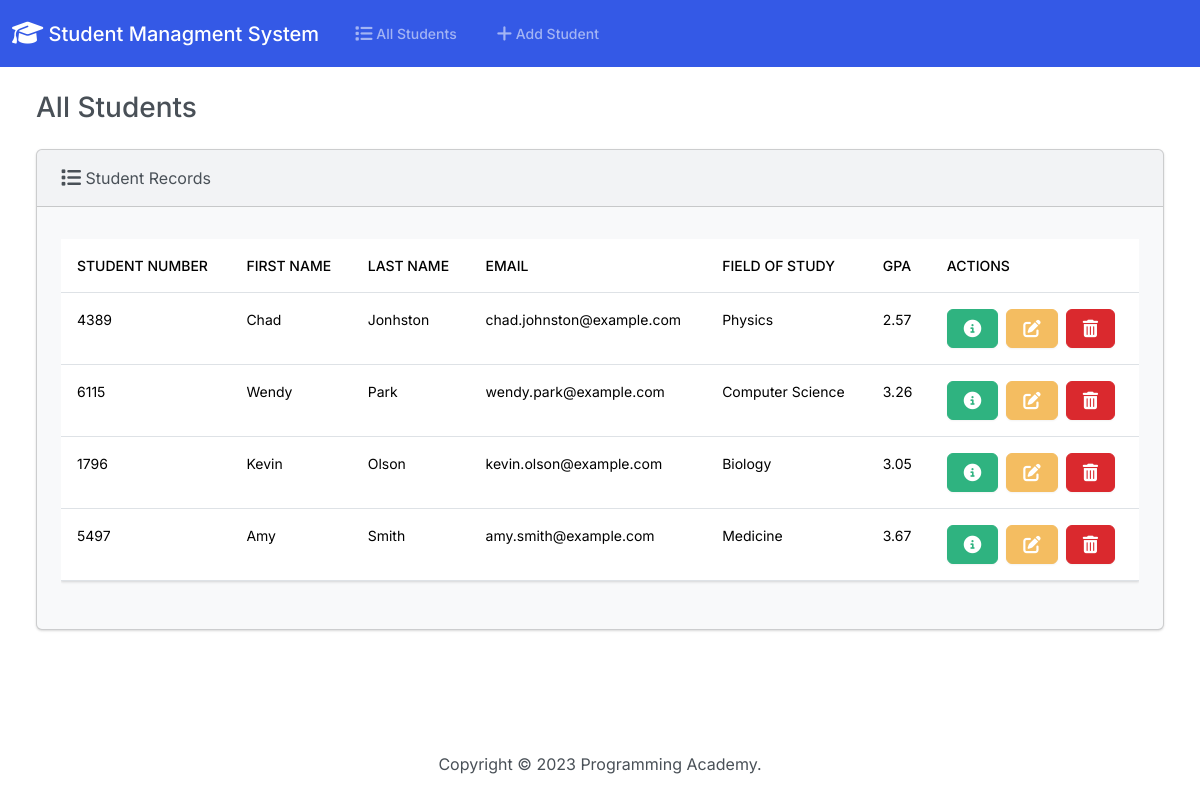
The app's page /, older data.
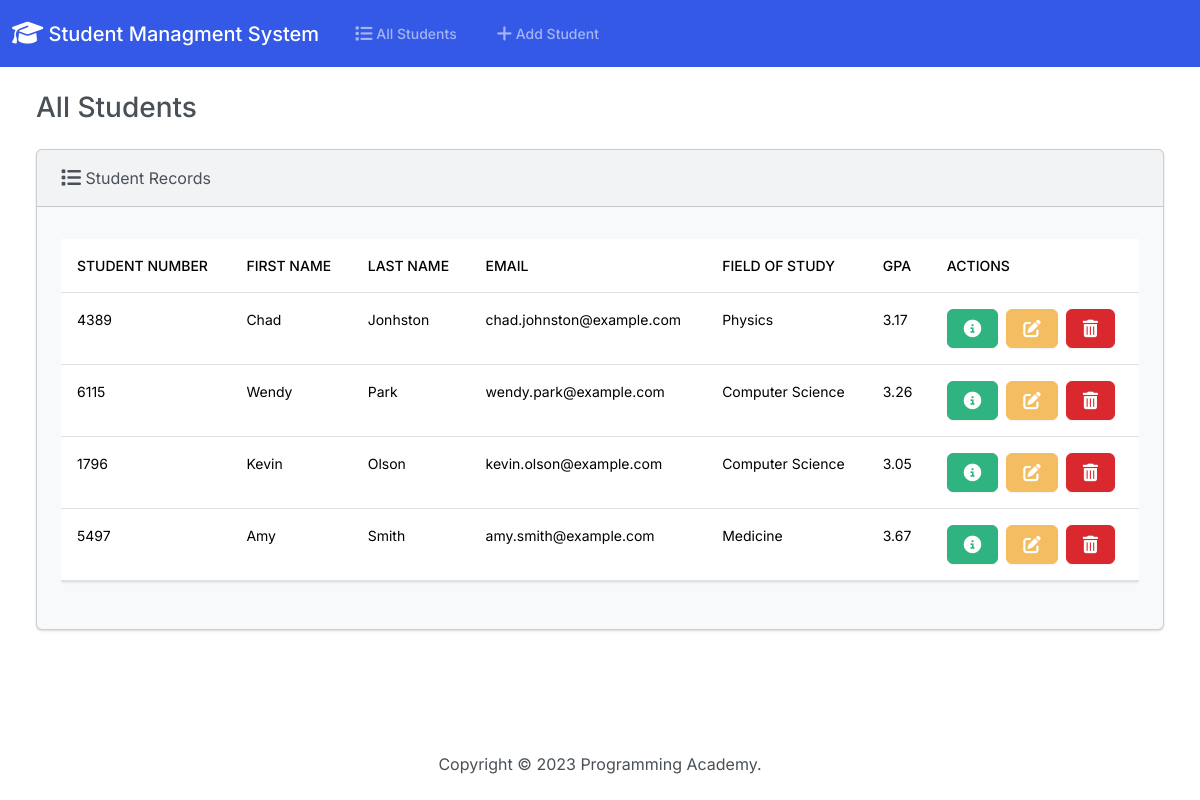
The same page, newer data.
### students/models.py (models this page shows, shortened)
class Student(models.Model):
    student_number = models.PositiveIntegerField()
    first_name = models.CharField(max_length=50)
    last_name = models.CharField(max_length=50)
    email = models.EmailField(max_length=100)
    field_of_study = models.CharField(max_length=50)
    gpa = models.FloatField()

### students/views.py (the view)
# urls.py: path('', views.index, name='index'),
def index(request):
    return render(request, 'students/index.html', {
        'students': Student.objects.all()
    })

### students/templates/students/index.html (shortened to what this page needs)
{% extends "students/base.html" %}
{% block body %}
  <h3 class="m-4">All Students</h3>
  <div class="row">
    <div class="col-12">
      {% if students %}
        <div class="card bg-light ms-4 me-4 mb-4">
          <div class="card-header">
            <i class="fa-solid fa-list fa-lg"></i> Student Records
          </div>
          <div class="card-body">
            <p class="card-text">
              <div class="table-responsive">
                <table class="table table-hover">
                  <thead>
                    <tr>
                      <th scope="col">Student Number</th>
                      <th scope="col">First Name</th>
                      <th scope="col">Last Name</th>
                      <th scope="col">Email</th>
                      <th scope="col">Field of Study</th>
                      <th scope="col">GPA</th>
                      <th scope="col">Actions</th>
                    </tr>
                  </thead>
                  <tbody>
                    {% for student in students %}
                      <tr>
                        <td>{{ student.student_number }}</td>
                        <td>{{ student.first_name }}</td>
                        <td>{{ student.last_name }}</td>
                        <td>{{ student.email }}</td>
                        <td>{{ student.field_of_study }}</td>
                        <td>{{ student.gpa }}</td>
                        <td>
                          <button class="btn btn-success me-1" type="button" href="{% url 'view_student' student.id %}" data-bs-toggle="modal" data-bs-target="#myModal{{student.id}}">
                          </button>
                          <a href="{% url 'edit' student.id %}" class="btn btn-warning me-1">
                          </a>
                          <button class="btn btn-danger" type="button" data-bs-toggle="modal" data-bs-target="#delete{{student.id}}">
                          </button>
                        </td>
                      </tr>
                    {% endfor %}
                  </tbody>
                </table>
              </div>
            </p>
          </div>
        </div>
      {% else %}
        <h5 class="alert alert-primary ms-4 me-4">No Student Records</h5>
      {% endif %}
    </div>
  </div>
{% endblock body %}

Row changes from the older to the newer data that the page shows:
changed Student "Chad": gpa "2.57" → "3.17"
changed Student "Kevin": field_of_study "Biology" → "Computer Science"
